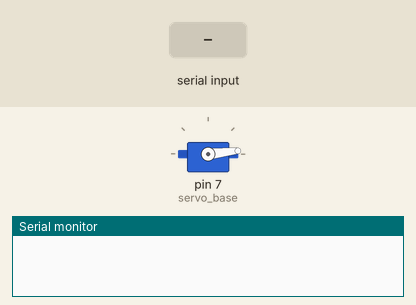
Simulated run of this sketch. Board: Arduino Uno, built with avr-gcc and run on an emulated ATmega328P. On the bench: servo, the last lines printed to the serial monitor. Wiring (inferred from the names in the program): servo: signal pin 7. The inputs (shaded band) are chosen by the test bench. Servo pulses on a pin are drawn as a servo (544–2400 µs = 0–180°).

Above: at 1.2 s.
1.3 s: "y90\n" received over Serial
At 2.8 s:
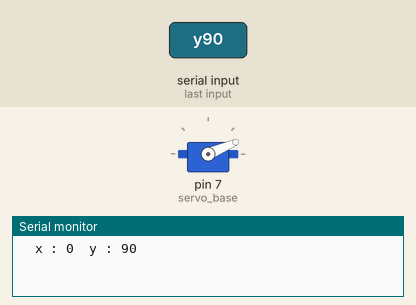
4.3 s: "90,45\n" received over Serial
At 6.1 s:
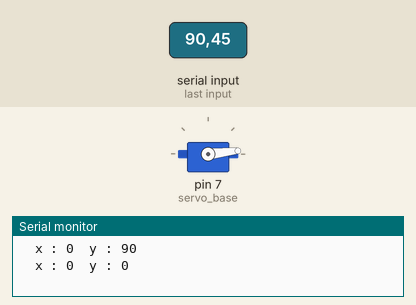
Timing chart, 0 to 7.6 s (numbered marks = the images above; inputs shaded):
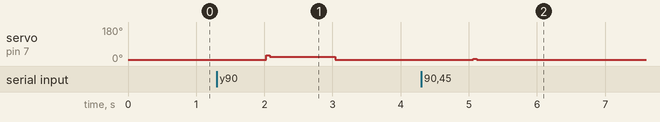

The sketch:

Arm_Robot.ino
```cpp
int servo_base = 7;
int i;

void setup() {
  pinMode(servo_base, OUTPUT);
  Serial.begin(115200);
  Serial.setTimeout(5);
}

void putar(char j, int sud) {
  for (i=0; i<j; i++) {
    digitalWrite(servo_base, HIGH);
    delayMicroseconds(sud);
    digitalWrite(servo_base, LOW);
    delay(50);
  }
}

void loop() {
  int x,y;
  if (Serial.available()){
    while(Serial.available()){
      byte incomingByte = Serial.read();
      if (incomingByte =='x') x=Serial.parseInt();
      if (incomingByte =='y') y=Serial.parseInt();
    }
    Serial.println("\tx : " + String(x) + "\ty : " + String (y));
   }
   putar(20,(y*2)+600);
}
```

Measured:
- after the input at 1.3 s, servo on pin 7 (servo_base): 6° → 23° after 0.73 s, → 6° 1.0 s later
- after the input at 4.3 s, servo on pin 7 (servo_base): 6° → 12° after 0.77 s, → 6° 0.05 s later
